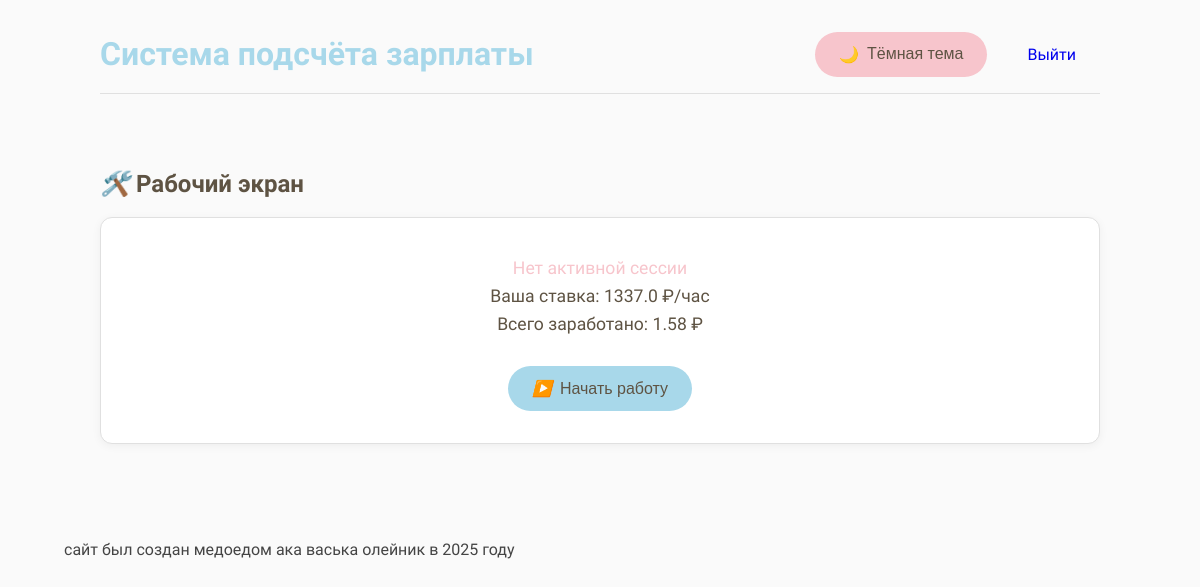
The app's page /work (signed in), older data.
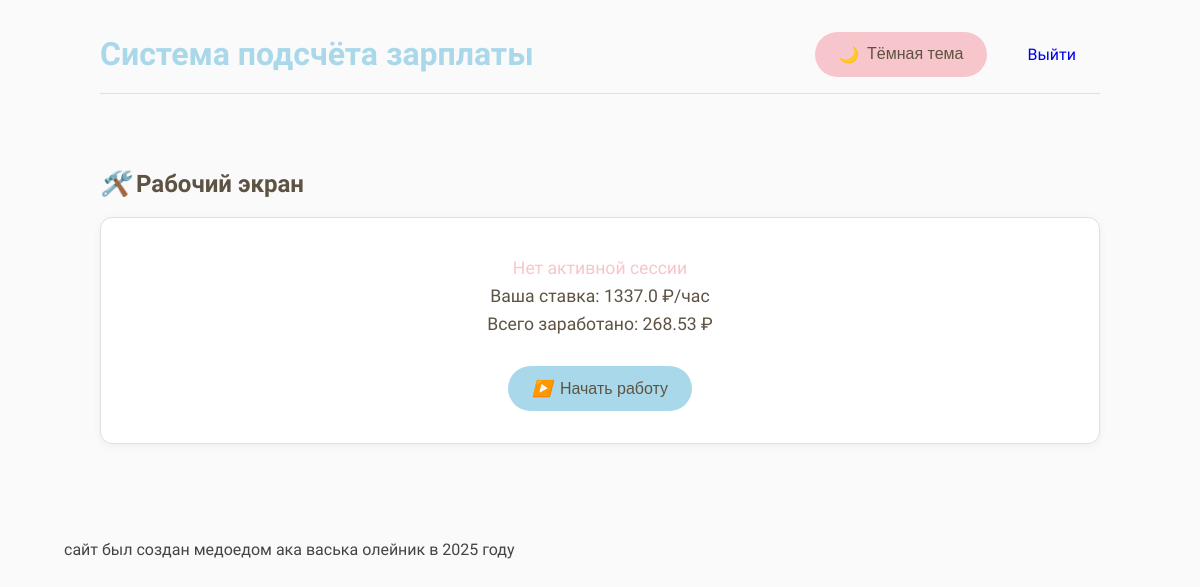
The same page, newer data.
### app.py (models this page shows)
class User(db.Model):
    id = db.Column(db.Integer, primary_key=True)
    username = db.Column(db.String(80), unique=True, nullable=False)
    password = db.Column(db.String(120), nullable=False)
    hourly_rate = db.Column(db.Float, default=0.0)
    is_admin = db.Column(db.Boolean, default=False)
    total_earned = db.Column(db.Float, default=0.0)

### app.py (the view, shortened to what this page needs)
@app.route('/work', methods=['GET', 'POST'])
@login_required
def work():
    user = User.query.get(session['user_id'])
    active_session = WorkSession.query.filter_by(user_id=user.id, end_time=None).first()
    return render_template('work.html', user=user, active_session=active_session)

### app.py (called while the page is built)
def login_required(f):
    @wraps(f)
    def decorated_function(*args, **kwargs):
        if 'user_id' not in session:
            return redirect(url_for('login'))
        return f(*args, **kwargs)
    return decorated_function

@app.context_processor
def inject_theme():
    return dict(current_theme=session.get('theme', 'light'))

### templates/work.html (shortened to what this page needs)
{% extends "base.html" %}
{% block content %}
<section class="work-section">
  <h2><i class="icon-work"></i> Рабочий экран</h2>
  <div class="card work-card">
    <div class="work-status">
      {% if active_session %}
        <p class="active-session">Активная сессия начата: {{ active_session.start_time.strftime('%H:%M') }}</p>
      {% else %}
        <p class="no-session">Нет активной сессии</p>
      {% endif %}
      <p class="rate-info">Ваша ставка: {{ user.hourly_rate }} ₽/час</p>
      <p class="total-info">Всего заработано: {{ "%.2f"|format(user.total_earned) }} ₽</p>
    </div>
    <div class="work-controls">
      <form method="POST">
        {% if active_session %}
          <button type="submit" name="end" class="btn btn-danger">
            <i class="icon-stop"></i> Завершить работу
          </button>
        {% else %}
          <button type="submit" name="start" class="btn btn-primary">
            <i class="icon-start"></i> Начать работу
          </button>
        {% endif %}
      </form>
    </div>
  </div>
</section>
{% endblock %}

Row changes from the older to the newer data that the page shows:
changed User: total_earned "1.58" → "268.53"
